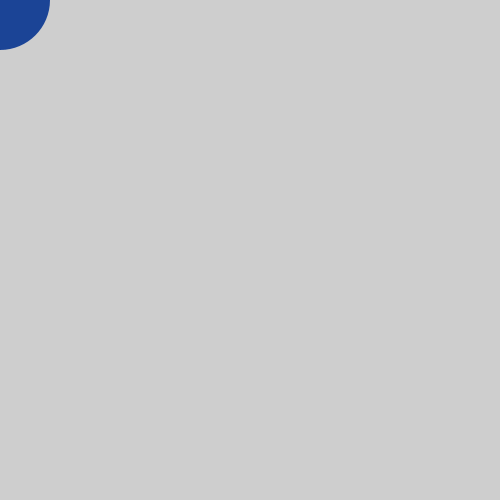
Frame 1 (no input)
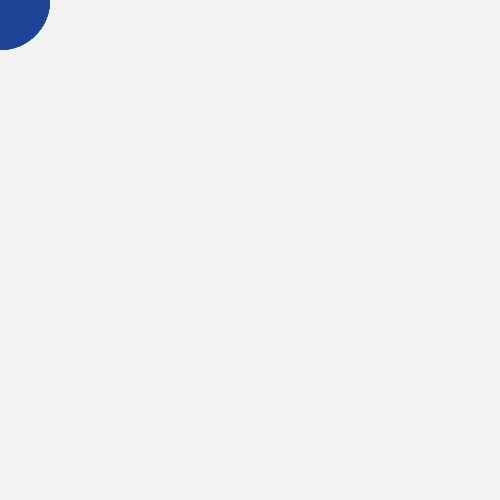
Frame 60 (the mouse pressed at the canvas centre just before this capture)
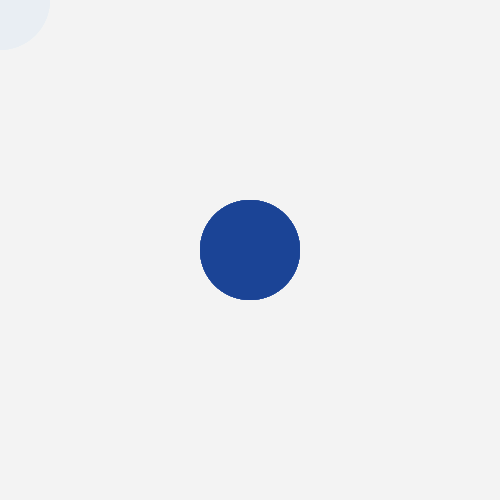
Frame 120 (the mouse held since frame 60 and released just before this capture)

The Processing sketch that drew these frames (run headless with seeded random() and noise(); from frame 60 on, the mouse is pressed at the canvas centre):

// Processing sketch: fadeout
// ── fadeout.pde
//https://amnonp5.wordpress.com/2012/01/28/25-life-saving-tips-for-processing/
void setup() {
  size(500, 500);
  noStroke();
  smooth();
}
 
void draw() {
  fill(255, 10); // semi-transparent white
  rect(0, 0, width, height);
 
  fill(27, 68, 150);
  ellipse(mouseX, mouseY, 100, 100);
}
